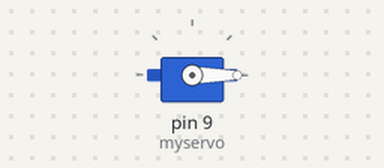
This sketch was run on a simulated Arduino Uno, built with avr-gcc and run on an emulated ATmega328P. On the bench: servo.

Above: at 0.05 s.
At 9.05 s:
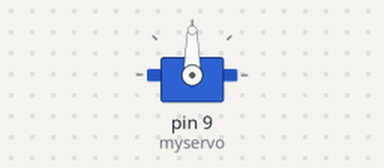
At 18.11 s:
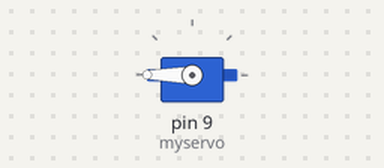
At 39.88 s:
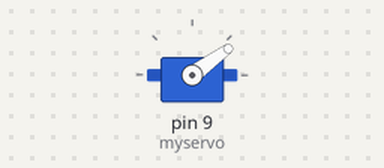
Timing chart, 0 to 40.0 s (numbered marks = the images above):
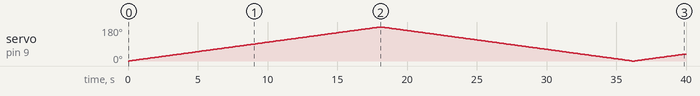

The sketch:

servoSweep.ino
```cpp
# include <Servo.h>

Servo myservo;

void setup() {
  // put your setup code here, to run once:
  myservo.attach(9);

}

void loop() {
  // put your main code here, to run repeatedly:
  // gerak kanan
  for(int i=0;i<=180;i++){
    myservo.write(i);
    delay(100);
  }
  // gerak kiri
  for(int i=180;i>=0;i--){
    myservo.write(i);
    delay(100);
  }
}
```

Measured:
- by itself, servo on pin 9 (myservo): 0° → 1° at 0.10 s, → 2° 0.10 s later, → 3° 0.10 s later, → 4° 0.10 s later, … (397 changes in this stretch)
